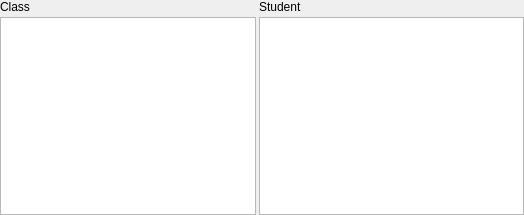
<?xml version="1.0" encoding="UTF-8"?>
<ui version="4.0">
 <class>StudentWidget</class>
 <widget class="QWidget" name="StudentWidget">
  <property name="geometry">
   <rect>
    <x>0</x>
    <y>0</y>
    <width>524</width>
    <height>215</height>
   </rect>
  </property>
  <layout class="QVBoxLayout" name="verticalLayout_3">
   <property name="spacing">
    <number>3</number>
   </property>
   <property name="leftMargin">
    <number>0</number>
   </property>
   <property name="topMargin">
    <number>0</number>
   </property>
   <property name="rightMargin">
    <number>0</number>
   </property>
   <property name="bottomMargin">
    <number>0</number>
   </property>
   <item>
    <layout class="QHBoxLayout" name="horizontalLayout_2">
     <item>
      <layout class="QVBoxLayout" name="verticalLayout_2">
       <item>
        <widget class="QLabel" name="label">
         <property name="text">
          <string>Class</string>
         </property>
        </widget>
       </item>
       <item>
        <widget class="QListView" name="classView">
         <property name="sizePolicy">
          <sizepolicy hsizetype="Preferred" vsizetype="Expanding">
           <horstretch>0</horstretch>
           <verstretch>0</verstretch>
          </sizepolicy>
         </property>
         <property name="editTriggers">
          <set>QAbstractItemView::NoEditTriggers</set>
         </property>
         <property name="showDropIndicator" stdset="0">
          <bool>false</bool>
         </property>
         <property name="selectionBehavior">
          <enum>QAbstractItemView::SelectRows</enum>
         </property>
        </widget>
       </item>
      </layout>
     </item>
     <item>
      <layout class="QVBoxLayout" name="verticalLayout">
       <item>
        <widget class="QLabel" name="label_2">
         <property name="text">
          <string>Student</string>
         </property>
        </widget>
       </item>
       <item>
        <widget class="QTableView" name="studentView">
         <property name="focusPolicy">
          <enum>Qt::StrongFocus</enum>
         </property>
         <property name="selectionMode">
          <enum>QAbstractItemView::SingleSelection</enum>
         </property>
         <property name="selectionBehavior">
          <enum>QAbstractItemView::SelectRows</enum>
         </property>
        </widget>
       </item>
      </layout>
     </item>
    </layout>
   </item>
  </layout>
 </widget>
 <resources/>
 <connections/>
</ui>
